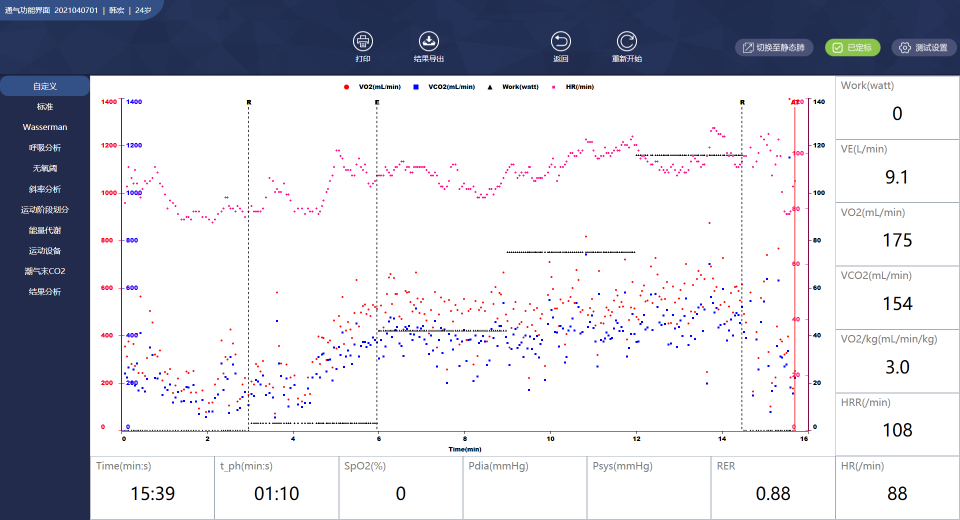
#> input picture newpic/capture/10.png, 1920 x 1040 px, found by its file name (shown at 1/2 size)
$ python pyCosmed-revised.py   (older library calls are emulated)
#> lines starting #> are read from the running program, lines starting #| are printed output that depends on the picture; after the words box and inside, x2 and y2 are one past the last pixel; in counts of white or black regions, pixels touching at a corner belong together
###
# Author：  JYChen
# Time:     20200121
# Vision:   3.0
###
import os
import sys
import time
import numpy as np
from PIL import Image
# [7 lines of commented-out code are left out]

loc_VO2 = {'left_top_x': 1740, 'left_top_y': 460, 'right_buttom_x': 1850, 'right_buttom_y': 500}
loc_VCO2 = {'left_top_x': 1740, 'left_top_y': 590, 'right_buttom_x': 1850, 'right_buttom_y': 625}
loc_VE = {'left_top_x': 1740, 'left_top_y': 330, 'right_buttom_x': 1850, 'right_buttom_y': 375}
loc_HR = {'left_top_x': 1740, 'left_top_y': 970, 'right_buttom_x': 1850, 'right_buttom_y': 1005}

# 二值化阈值，自定义阈值为150, 小于150的是白色0 大于的是黑色1
threshold = 150
# 二值化对照表
bin_table = []
for i in range(256):
    if i < threshold:
        bin_table.append(0)
    else:
        bin_table.append(1)
#> further down, img is the input picture: PIL image 1920x1040 RGBA; mean R, G, B, A 203.1, 204.5, 213.5, 255

# 标准Hash码
hash_vals = {
    "0": "111000111000000110111100001111000011111000111110011111100111111001111110001111100011111000111100001111001001100111000011",
    "1": "111111001111000000000000001110001111100011111000111110001111100011111000111110001111100011111000111110001111100011111000",
    "2": "110001111000000101111100111111001111110011111100111110011111000111100011110011111001111100111111001111110000000000000000",
    "3": "110001111000000111111001111111011111110111111001111100111000011111111001111111001111110011111100111111000011000100000111",
    "4": "111111111111101111110011111100111110101111101011110010111101101110111011001110110000000000000000111110111111101111111011",
    "5": "111111111000000110111111101111111011111110111111100001110000000111111000111111001111110011111100111111010011000100000111",
    "6": "111100011100000110011111001111110011111100111111010000110001100100111100011111000111110000111100001111001001100111000011",
    "7": "111111110000000011111100111111011111100111111001111100111111001111110111111001111110011111101111110011111100111111001111",
    "8": "111001111000000100111101001111000011110010111101100000011000000100111100011111000111111001111110001111000001100111000011",
    "9": "110001111000000100111001011111000111110001111100001111000011100010000000111111001111110011111101111110010010001100000111",
    ".": "111111111111111111111111111111111111111111111111111111111111111111111111111111111111111111111111111111110000000000000000"
}

def get_screenshot():
    from PIL import ImageGrab
    image_vo2 = ImageGrab.grab([loc_VO2['left_top_x'], loc_VO2['left_top_y'], loc_VO2['right_buttom_x'], loc_VO2['right_buttom_y']])
    image_vco2 = ImageGrab.grab([loc_VCO2['left_top_x'], loc_VCO2['left_top_y'], loc_VCO2['right_buttom_x'], loc_VCO2['right_buttom_y']])
    image_ve = ImageGrab.grab([loc_VE['left_top_x'], loc_VE['left_top_y'], loc_VE['right_buttom_x'], loc_VE['right_buttom_y']])
    image_hr = ImageGrab.grab([loc_HR['left_top_x'], loc_HR['left_top_y'], loc_HR['right_buttom_x'], loc_HR['right_buttom_y']])
    return image_vo2, image_vco2, image_ve,image_hr

def get_img(img):

    box_o2 = ([loc_VO2['left_top_x'], loc_VO2['left_top_y'], loc_VO2['right_buttom_x'], loc_VO2['right_buttom_y']])
    box_co2 = ([loc_VCO2['left_top_x'], loc_VCO2['left_top_y'], loc_VCO2['right_buttom_x'], loc_VCO2['right_buttom_y']])
    box_oe = ([loc_VE['left_top_x'], loc_VE['left_top_y'], loc_VE['right_buttom_x'], loc_VE['right_buttom_y']])
    box_hr = ([loc_HR['left_top_x'], loc_HR['left_top_y'], loc_HR['right_buttom_x'], loc_HR['right_buttom_y']])
    image_vo2 = img.crop(box_o2)
    image_vco2 = img.crop(box_co2)
    image_ve = img.crop(box_oe)
    image_hr = img.crop(box_hr)
    return image_vo2, image_vco2, image_ve,image_hr

def binarize(img, threshold=threshold):
    """二值化"""
#> called with threshold = 150
    # 图像的二值化，就是将图像上的像素点的灰度值设置为0或255，也就是将整个图像呈现出明显的只有黑和白的视觉效果。

    img = img.convert('L')  #模式“L” 为灰色图像,它的每个像素用8个bit表示,0表示黑,255表示白,其他数字表示不同的灰度。
#> img: PIL image 110x40 L
     #img.point 返回图像的副本，参数1：每个像素通过给定的bin_table表映射。该表应包含图像中每个波段的256个值。
     #                         参数2：仅当源图像的模式为“L”或“P”且输出的图像模式为“1”或源图像的模式为“I”且输出模式为“L”时，才可以使用此选项
    bin_img = img.point(bin_table, '1')
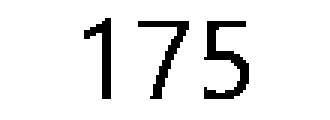
#> bin_img: PIL image 110x40 1 (shown 3 times larger); 91.7% white; 3 black regions, box (x1, y1, x2, y2) and area: (68, 7, 83, 33) 154, (46, 7, 63, 33) 114, (28, 6, 37, 33) 98
    return bin_img

def vertical_cut(img):
    """纵向切割"""

    # 黑白反转
    px = list(np.sum(np.array(img) == 0, axis=0)) #列 像素累加值
#> px = 110 values, max 27 at index 35, min 0 at index 0, mean 3.33
    py = list(np.sum(np.array(img) == 0, axis=1)) #行 像素累加值
#> py = 40 values, max 35 at index 8, min 0 at index 0, mean 9.15
    # print('px',px)
    # print('py',py)
    #
    # 列表保存像素累加值大于0的列
    x0 = []
    for x in range(len(px)):
        if px[x] > 0:
            x0.append(x)
#> this loop made 110 passes
#> after the loop, x0 = 41 values from 28 to 82
    # print('x0',x0)

    y0 = []
    for y in range(len(py)):
        if py[y] > 1:
            y0.append(y)
#> this loop made 40 passes
#> after the loop, y0 = 27 values from 6 to 32
    # print('y0',y0)

    # 找出边界
    cut_list = [x0[0]]
#> cut_list = [28]
    for i in range(1, len(x0)):
        if abs(x0[i] - x0[i - 1]) > 1:
            # if abs(x0[i-1] - cut_list[-1]) < 35:
            cut_list.extend([x0[i - 1]+1, x0[i]])
#> after the loop, cut_list = [28, 37, 46, 63, 68]
    cut_list.append(x0[-1]+1)
            # [19 lines of commented-out code are left out]

    cut_list_y = [y0[0]]
#> cut_list_y = [6]
    cut_list_y.append(y0[-1]+1)

    # print('cut_list_y',cut_list_y)

    cut_imgs = []
    # 切割顺利的话应该是整对
    if len(cut_list) % 2 == 0:
        for i in range(len(cut_list) // 2):   #每张图片的左右边界
            cut_img = img.crop([cut_list[i * 2], cut_list_y[0], cut_list[i * 2 + 1], cut_list_y[1]])
            cut_imgs.append(cut_img)
#> this loop made 3 passes
#> after the loop, cut_imgs = 3 items
        return cut_imgs
    else:
        print('Vertical cut failed.')
        return

def hashing(img):
    """计算哈希值"""
    # img.resize((width, height),Image.ANTIALIAS)  第二个参数：Image.NEAREST ：低质量 Image.BILINEAR：双线性 Image.BICUBIC ：三次样条插值 Image.ANTIALIAS：高质量
    img = img.resize((8, 15), Image.LANCZOS)
    px = np.array(img).flatten()     #flatten()把数组降到一维，默认是按行的方向降
    hash_val = (px).astype(int)
    hash_val = ''.join(str(e) for e in hash_val) #以''作为分隔符，将hash_val所有的元素合并成一个新的字符串，返回值：返回一个以分隔符''连接各个元素后生成的字符串
    return hash_val


def hamming(hash1, hash2):
    """计算汉明距离"""
    if len(hash1) != len(hash2):
        print('hash1: ', hash1)
        print('hash2: ', hash2)
        raise ValueError("Undefined for sequences of unequal length")  #异常
   #返回hash1[i]!=hash2[i]的个数 两个等长字符串s1与s2之间的汉明距离定义为将其中一个变为另外一个所需要作的最小替换次数。例如字符串“1111”与“1001”之间的汉明距离为2。
    return sum(i != j for i, j in zip(hash1, hash2))

def recognize(img):
    """识别部分"""
    img = binarize(img)
    chars = vertical_cut(img)
#> chars = 3 items
    # print ('chars',chars)
    # 相近度列表
    nearness = {}
    expr = ''
    for char in chars:
        hash_val = hashing(char)
        # print ('hash_val',hash_val)
        for h in hash_vals:
            nearness[h] = hamming(hash_val, hash_vals[h])
        expr += sorted(nearness.items(), key=lambda d: d[1])[0][0]
#> this loop made 3 passes
#> expr on passes 1 to 3: '1', '17', '175'
#> after the loop, nearness = 11 items
        # print('expr: ', sorted(nearness.items(), key=lambda d: d[1]))
       # sorted(d.items(), key=lambda x: x[1]) 中 d.items() 为待排序的对象；key=lambda x: x[1] 为对前面的对象中的第二维数据（即value）的值进行排序
    return expr

if __name__ == '__main__':
    last_string = ''
    i=0
    while 1:

        img=Image.open("C:\\Users\\Administrator\\Desktop\\4.0\\newpic\\capture\\10.png")
        Image_VO2,Image_VCO2,Image_VE,Image_HR = get_img(img)

        string_vo2 = recognize(Image_VO2)
#> string_vo2 = '175'
        string_vco2 = recognize(Image_VCO2)
#> call 2 of binarize, with threshold = 150
#> in binarize (call 2), `bin_img = img.point(bin_table, '1')`:
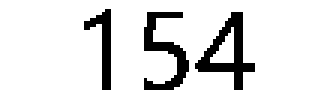
#> bin_img: PIL image 110x35 1 (shown 3 times larger); 88.8% white; 3 black regions, box (x1, y1, x2, y2) and area: (65, 4, 85, 30) 179, (48, 4, 63, 30) 156, (28, 3, 37, 30) 98
#> in vertical_cut (call 2), `px = list(np.sum(np.array(img) == 0, axis=0))`: px = 110 values, max 27 at index 35, min 0 at index 0, mean 3.94
#> in vertical_cut (call 2), `py = list(np.sum(np.array(img) == 0, axis=1))`: py = 35 values, max 27 at index 21, min 0 at index 0, mean 12.37
#> the loop in vertical_cut (call 2), `for x in range(len(px)):` made 110 passes
#> after the loop in vertical_cut (call 2), `for x in range(len(px)):`: x0 = 44 values from 28 to 84
#> the loop in vertical_cut (call 2), `for y in range(len(py)):` made 35 passes
#> after the loop in vertical_cut (call 2), `for y in range(len(py)):`: y0 = 27 values from 3 to 29
#> in vertical_cut (call 2), `cut_list = [x0[0]]`: cut_list = [28]
#> the loop in vertical_cut (call 2), `for i in range(1, len(x0)):` made 43 passes
#> after the loop in vertical_cut (call 2), `for i in range(1, len(x0)):`: cut_list = [28, 37, 48, 63, 65]
#> in vertical_cut (call 2), `cut_list_y = [y0[0]]`: cut_list_y = [3]
#> the loop in vertical_cut (call 2), `for i in range(len(cut_list) // 2):` made 3 passes
#> pass 3, in vertical_cut (call 2), `cut_img = img.crop([cut_list[i * 2], cut_list_y[0], cut_list[i * 2 + 1..`:
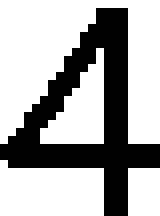
#> cut_img: PIL image 20x27 1 (shown 8 times larger); 66.9% white; 1 black region, box (x1, y1, x2, y2) and area: (0, 1, 20, 27) 179
#> the loop in recognize (call 2), `for char in chars:` made 3 passes
#> expr on passes 1 to 3: '1', '15', '154'
#> string_vco2 = '154'
        string_ve = recognize(Image_VE)
#> call 3 of binarize, with threshold = 150
#> in binarize (call 3), `bin_img = img.point(bin_table, '1')`:
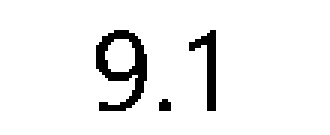
#> bin_img: PIL image 110x45 1 (shown 3 times larger); 93.7% white; 3 black regions (1 under 20 px), largest, box (x1, y1, x2, y2) and area: (32, 10, 49, 37) 201, (63, 10, 72, 37) 98
#> in vertical_cut (call 3), `px = list(np.sum(np.array(img) == 0, axis=0))`: px = 110 values, max 27 at index 70, min 0 at index 0, mean 2.85
#> in vertical_cut (call 3), `py = list(np.sum(np.array(img) == 0, axis=1))`: py = 45 values, max 18 at index 24, min 0 at index 0, mean 6.96
#> the loop in vertical_cut (call 3), `for x in range(len(px)):` made 110 passes
#> after the loop in vertical_cut (call 3), `for x in range(len(px)):`: x0 = 30 values from 32 to 71
#> the loop in vertical_cut (call 3), `for y in range(len(py)):` made 45 passes
#> after the loop in vertical_cut (call 3), `for y in range(len(py)):`: y0 = 27 values from 10 to 36
#> in vertical_cut (call 3), `cut_list = [x0[0]]`: cut_list = [32]
#> the loop in vertical_cut (call 3), `for i in range(1, len(x0)):` made 29 passes
#> after the loop in vertical_cut (call 3), `for i in range(1, len(x0)):`: cut_list = [32, 49, 53, 57, 63]
#> in vertical_cut (call 3), `cut_list_y = [y0[0]]`: cut_list_y = [10]
#> the loop in vertical_cut (call 3), `for i in range(len(cut_list) // 2):` made 3 passes
#> pass 1, in vertical_cut (call 3), `cut_img = img.crop([cut_list[i * 2], cut_list_y[0], cut_list[i * 2 + 1..`:
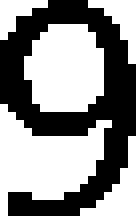
#> cut_img: PIL image 17x27 1 (shown 8 times larger); 56.2% white; 1 black region, box (x1, y1, x2, y2) and area: (0, 0, 17, 27) 201
#> string_ve = '9.1'
        string_hr = recognize(Image_HR)
#> call 4 of binarize, with threshold = 150
#> in binarize (call 4), `bin_img = img.point(bin_table, '1')`:
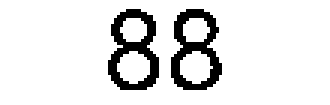
#> bin_img: PIL image 110x35 1 (shown 3 times larger); 88.9% white; black in thin lines or dots, all inside (x1, y1, x2, y2) = (36, 3, 74, 30)
#> in vertical_cut (call 4), `px = list(np.sum(np.array(img) == 0, axis=0))`: px = 110 values, max 21 at index 50, min 0 at index 0, mean 3.88
#> in vertical_cut (call 4), `py = list(np.sum(np.array(img) == 0, axis=1))`: py = 35 values, max 24 at index 5, min 0 at index 0, mean 12.2
#> the loop in vertical_cut (call 4), `for x in range(len(px)):` made 110 passes
#> after the loop in vertical_cut (call 4), `for x in range(len(px)):`: x0 = 34 values from 36 to 73
#> the loop in vertical_cut (call 4), `for y in range(len(py)):` made 35 passes
#> after the loop in vertical_cut (call 4), `for y in range(len(py)):`: y0 = 27 values from 3 to 29
#> in vertical_cut (call 4), `cut_list = [x0[0]]`: cut_list = [36]
#> the loop in vertical_cut (call 4), `for i in range(1, len(x0)):` made 33 passes
#> after the loop in vertical_cut (call 4), `for i in range(1, len(x0)):`: cut_list = [36, 53, 57]
#> in vertical_cut (call 4), `cut_list_y = [y0[0]]`: cut_list_y = [3]
#> the loop in vertical_cut (call 4), `for i in range(len(cut_list) // 2):` made 2 passes
#> pass 2, in vertical_cut (call 4), `cut_img = img.crop([cut_list[i * 2], cut_list_y[0], cut_list[i * 2 + 1..`:
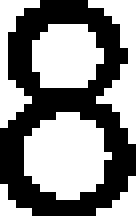
#> cut_img: PIL image 17x27 1 (shown 8 times larger); 53.8% white; 1 black region, box (x1, y1, x2, y2) and area: (0, 0, 17, 27) 212
#> after the loop in vertical_cut (call 4), `for i in range(len(cut_list) // 2):`: cut_imgs = 2 items
#> string_hr = '88'
        string = string_vo2 + ',' + string_vco2  + ',' + string_ve + ',' + string_hr
#> string = '175,154,9.1,88'


        if string != last_string:
            time.sleep(0.05)
            Image_VO2,Image_VCO2,Image_VE,Image_HR = get_img(img)

            # [4 lines of commented-out code are left out]

            string_vo2 = recognize(Image_VO2)
            string_vco2 = recognize(Image_VCO2)
            string_ve = recognize(Image_VE)
            string_vco2_hr = recognize(Image_HR)
#> string_vco2_hr = '88'
            string = string_vo2 + ',' + string_vco2  + ',' + string_ve + ',' + string_hr
            print(string)
#| 175,154,9.1,88
            # ser.write((string+'\n').encode())
            last_string = string
#> last_string = '175,154,9.1,88'

        print(string)
#| 175,154,9.1,88

# ser.close()
